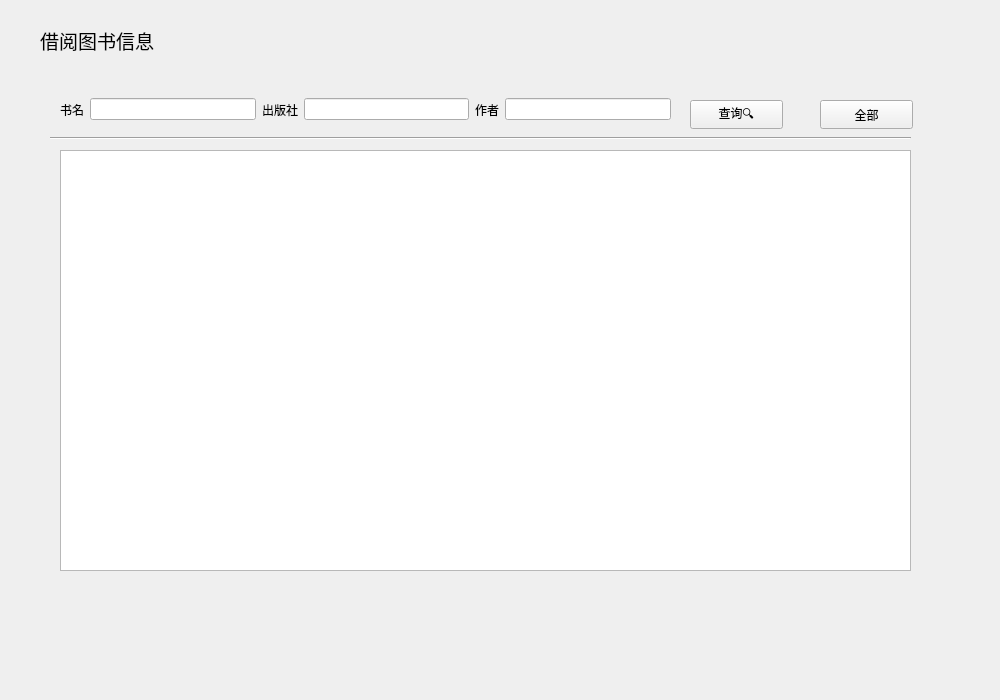
<?xml version="1.0" encoding="UTF-8"?>
<ui version="4.0">
 <class>borrowBookInformation</class>
 <widget class="QWidget" name="borrowBookInformation">
  <property name="geometry">
   <rect>
    <x>0</x>
    <y>0</y>
    <width>1000</width>
    <height>700</height>
   </rect>
  </property>
  <property name="windowTitle">
   <string>Form</string>
  </property>
  <widget class="QPushButton" name="searchpushButton">
   <property name="geometry">
    <rect>
     <x>690</x>
     <y>100</y>
     <width>93</width>
     <height>29</height>
    </rect>
   </property>
   <property name="text">
    <string>查询🔍</string>
   </property>
  </widget>
  <widget class="QWidget" name="horizontalLayoutWidget">
   <property name="geometry">
    <rect>
     <x>60</x>
     <y>89</y>
     <width>611</width>
     <height>41</height>
    </rect>
   </property>
   <layout class="QHBoxLayout" name="horizontalLayout">
    <item>
     <widget class="QLabel" name="label_2">
      <property name="text">
       <string>书名</string>
      </property>
     </widget>
    </item>
    <item>
     <widget class="QLineEdit" name="bookNameSearchLineEdit"/>
    </item>
    <item>
     <widget class="QLabel" name="label_3">
      <property name="text">
       <string>出版社</string>
      </property>
     </widget>
    </item>
    <item>
     <widget class="QLineEdit" name="pressSearchLineEdit"/>
    </item>
    <item>
     <widget class="QLabel" name="label_4">
      <property name="text">
       <string>作者</string>
      </property>
     </widget>
    </item>
    <item>
     <widget class="QLineEdit" name="writerSearchLineEdit"/>
    </item>
   </layout>
  </widget>
  <widget class="Line" name="line">
   <property name="geometry">
    <rect>
     <x>50</x>
     <y>130</y>
     <width>861</width>
     <height>16</height>
    </rect>
   </property>
   <property name="orientation">
    <enum>Qt::Horizontal</enum>
   </property>
  </widget>
  <widget class="QLabel" name="label">
   <property name="geometry">
    <rect>
     <x>40</x>
     <y>20</y>
     <width>151</width>
     <height>41</height>
    </rect>
   </property>
   <property name="font">
    <font>
     <pointsize>14</pointsize>
     <bold>false</bold>
    </font>
   </property>
   <property name="text">
    <string>借阅图书信息</string>
   </property>
  </widget>
  <widget class="QTableView" name="returnedBookInformationtableView">
   <property name="geometry">
    <rect>
     <x>60</x>
     <y>150</y>
     <width>851</width>
     <height>421</height>
    </rect>
   </property>
  </widget>
  <widget class="QPushButton" name="AllpushButton">
   <property name="geometry">
    <rect>
     <x>820</x>
     <y>100</y>
     <width>93</width>
     <height>29</height>
    </rect>
   </property>
   <property name="text">
    <string>全部</string>
   </property>
  </widget>
 </widget>
 <resources/>
 <connections/>
</ui>
